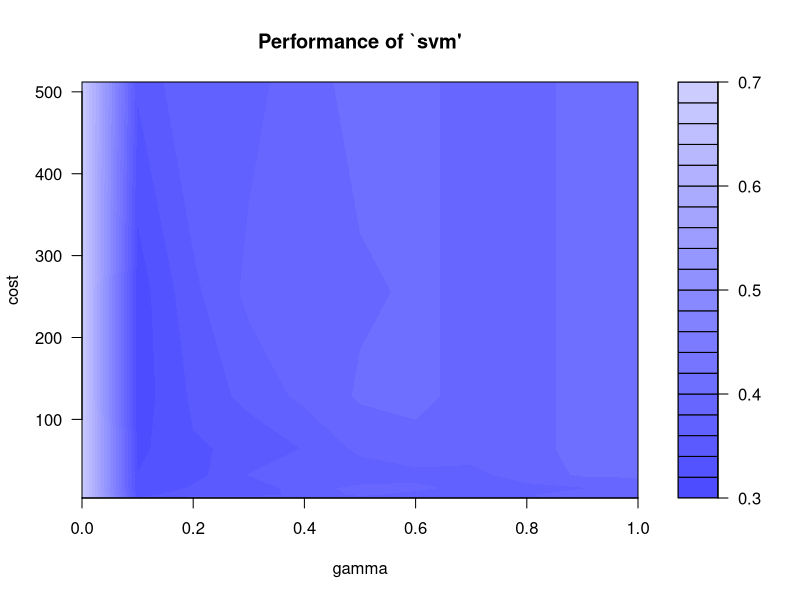

Write the R code that produced this figure.
library(e1071)
data(Glass, package="mlbench")

index <- 1:nrow(Glass)
trIdx <- sample(index, size= length(index)*0.8 )
tsIdx <- index[-trIdx]
trianSet <- Glass[trIdx, -10]
testSet <- Glass[tsIdx, -10]
TypeTr <- Glass[trIdx, 10]
TypeTs <- Glass[tsIdx, 10]

svm.model <- svm(TypeTr ~ ., data = trianSet, cost = 100, gamma = 1)
svm.pred  <- predict(svm.model, testSet)

# compute svm confusion matrix
CM <- table(pred = svm.pred, true = TypeTs)
classAgreement(CM)

#  make tuning
tuneResult <- tune(svm, trianSet, TypeTr, ranges = list(gamma = seq(0,1,0.1), cost = 2^(2:9)))


print(tuneResult) 
plot(tuneResult)

tunedModel <- tuneResult$best.model
tunedModelY <- predict(tunedModel, testSet) 

CM_Tunned <- table(pred = tunedModelY, true = TypeTs)
classAgreement(CM_Tunned)